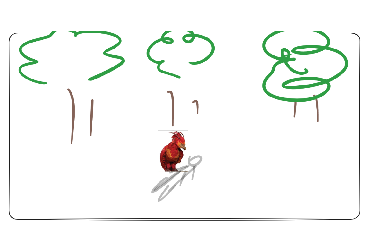

Rendered tile map (Tiled .tmx) drawn with the repository's tilesets; below, a short description and the full map source, tile grids included:
An orthogonal 23x15 tile map with 16x16 px tiles, 3 tile layers (Back, Buildings, Front), 1 hidden layer not drawn.

<map version="1.10" tiledversion="1.11.2" orientation="orthogonal" renderorder="right-down" compressionlevel="0" width="23" height="15" tilewidth="16" tileheight="16" infinite="0" nextlayerid="9" nextobjectid="4">
 <tileset firstgid="1" name="z_Suryawati85_Hogwarts" tilewidth="16" tileheight="16" tilecount="345" columns="23">
  <image source="z_Suryawati85_Hogwarts.png" width="368" height="240" />
 </tileset>
 <layer id="1" name="Back" width="23" height="15">
  <data encoding="csv">
1,2,3,4,5,6,7,8,9,10,11,12,13,14,15,16,17,18,19,20,21,22,23,
24,25,26,27,28,29,30,31,32,33,34,35,36,37,38,39,40,41,42,43,44,45,46,
47,48,49,50,51,52,53,54,55,56,57,58,59,60,61,62,63,64,65,66,67,68,69,
70,71,72,73,74,75,76,77,78,79,80,81,82,83,84,85,86,87,88,89,90,91,92,
93,94,95,96,97,98,99,100,101,102,103,104,105,106,107,108,109,110,111,112,113,114,115,
116,117,118,119,120,121,122,123,124,125,126,127,128,129,130,131,132,133,134,135,136,137,138,
139,140,141,142,143,144,145,146,147,148,149,150,151,152,153,154,155,156,157,158,159,160,161,
162,163,164,165,166,167,168,169,170,171,172,173,174,175,176,177,178,179,180,181,182,183,184,
185,186,187,188,189,190,191,192,193,194,195,196,197,198,199,200,201,202,203,204,205,206,207,
208,209,210,211,212,213,214,215,216,217,218,219,220,221,222,223,224,225,226,227,228,229,230,
231,232,233,234,235,236,237,238,239,240,241,242,243,244,245,246,247,248,249,250,251,252,253,
254,255,256,257,258,259,260,261,262,263,264,265,266,267,268,269,270,271,272,273,274,275,276,
277,278,279,280,281,282,283,284,285,286,287,288,289,290,291,292,293,294,295,296,297,298,299,
300,301,302,303,304,305,306,307,308,309,310,311,312,313,314,315,316,317,318,319,320,321,322,
323,324,325,326,327,328,329,330,331,332,333,334,335,336,337,338,339,340,341,342,343,344,345
</data>
 </layer>
 <layer id="2" name="Buildings" width="23" height="15">
  <data encoding="csv">
0,0,0,0,0,0,0,0,0,0,0,0,0,0,0,0,0,0,0,0,0,0,0,
0,0,0,0,0,0,0,0,0,0,0,0,0,0,0,0,0,0,0,0,0,0,0,
0,0,0,0,0,0,0,0,0,0,0,0,0,0,0,0,0,0,0,0,0,0,0,
0,0,0,0,0,0,0,0,0,0,0,0,0,0,0,0,0,0,0,0,0,0,0,
0,0,0,0,0,0,0,0,0,0,0,0,0,0,0,0,0,0,0,0,0,0,0,
0,0,0,0,0,0,0,0,0,0,0,0,0,0,0,0,0,0,0,0,0,0,0,
0,0,0,0,0,0,0,0,0,0,0,0,0,0,0,0,0,0,0,0,0,0,0,
0,0,0,0,0,0,0,0,0,0,0,0,0,0,0,0,0,0,0,0,0,0,0,
0,0,0,0,0,0,0,0,0,0,0,0,0,0,0,0,0,0,0,0,0,0,0,
0,0,0,0,0,0,0,0,0,0,0,0,0,0,0,0,0,0,0,0,0,0,0,
0,0,0,0,0,0,0,0,0,0,0,0,0,0,0,0,0,0,0,0,0,0,0,
0,0,0,0,0,0,0,0,0,0,0,0,0,0,0,0,0,0,0,0,0,0,0,
0,0,0,0,0,0,0,0,0,0,0,0,0,0,0,0,0,0,0,0,0,0,0,
0,0,0,0,0,0,0,0,0,0,0,0,0,0,0,0,0,0,0,0,0,0,0,
0,0,0,0,0,0,0,0,0,0,0,0,0,0,0,0,0,0,0,0,0,0,0
</data>
 </layer>
 <layer id="7" name="Buildings1" width="23" height="15" visible="0">
  <data encoding="csv">
0,0,0,0,0,0,0,0,0,0,0,0,0,0,0,0,0,0,0,0,0,0,0,
0,0,0,0,0,0,0,0,0,0,0,0,0,0,0,0,0,0,0,0,0,0,0,
0,0,0,0,0,0,0,0,0,0,0,0,0,0,0,0,0,0,0,0,0,0,0,
0,0,0,0,0,0,0,0,0,0,0,0,0,0,0,0,0,0,0,0,0,0,0,
0,0,0,0,0,0,0,0,0,0,0,0,0,0,0,0,0,0,0,0,0,0,0,
0,0,0,0,0,0,0,0,0,0,0,0,0,0,0,0,0,0,0,0,0,0,0,
0,0,0,0,0,0,0,0,0,0,0,0,0,0,0,0,0,0,0,0,0,0,0,
0,0,0,0,0,0,0,0,0,0,0,0,0,0,0,0,0,0,0,0,0,0,0,
0,0,0,0,0,0,0,0,0,0,0,0,0,0,0,0,0,0,0,0,0,0,0,
0,0,0,0,0,0,0,0,0,0,0,0,0,0,0,0,0,0,0,0,0,0,0,
0,0,0,0,0,0,0,0,0,0,0,0,0,0,0,0,0,0,0,0,0,0,0,
0,0,0,0,0,0,0,0,0,0,0,0,0,0,0,0,0,0,0,0,0,0,0,
0,0,0,0,0,0,0,0,0,0,0,0,0,0,0,0,0,0,0,0,0,0,0,
0,0,0,0,0,0,0,0,0,0,0,0,0,0,0,0,0,0,0,0,0,0,0,
0,0,0,0,0,0,0,0,0,0,0,0,0,0,0,0,0,0,0,0,0,0,0
</data>
 </layer>
 <layer id="3" name="Front" width="23" height="15">
  <data encoding="csv">
0,0,0,0,0,0,0,0,0,0,0,0,0,0,0,0,0,0,0,0,0,0,0,
0,0,0,0,0,0,0,0,0,0,0,0,0,0,0,0,0,0,0,0,0,0,0,
0,0,0,0,0,0,0,0,0,0,0,0,0,0,0,0,0,0,0,0,0,0,0,
0,0,0,0,0,0,0,0,0,0,0,0,0,0,0,0,0,0,0,0,0,0,0,
0,0,0,0,0,0,0,0,0,0,0,0,0,0,0,0,0,0,0,0,0,0,0,
0,0,0,0,0,0,0,0,0,0,0,0,0,0,0,0,0,0,0,0,0,0,0,
0,0,0,0,0,0,0,0,0,0,0,0,0,0,0,0,0,0,0,0,0,0,0,
0,0,0,0,0,0,0,0,0,0,0,0,0,0,0,0,0,0,0,0,0,0,0,
0,0,0,0,0,0,0,0,0,0,0,0,0,0,0,0,0,0,0,0,0,0,0,
0,0,0,0,0,0,0,0,0,0,0,0,0,0,0,0,0,0,0,0,0,0,0,
0,0,0,0,0,0,0,0,0,0,0,0,0,0,0,0,0,0,0,0,0,0,0,
0,0,0,0,0,0,0,0,0,0,0,0,0,0,0,0,0,0,0,0,0,0,0,
0,0,0,0,0,0,0,0,0,0,0,0,0,0,0,0,0,0,0,0,0,0,0,
0,0,0,0,0,0,0,0,0,0,0,0,0,0,0,0,0,0,0,0,0,0,0,
0,0,0,0,0,0,0,0,0,0,0,0,0,0,0,0,0,0,0,0,0,0,0
</data>
 </layer>
 <objectgroup id="4" name="Back" />
 <objectgroup id="5" name="Buildings" />
 <objectgroup id="8" name="Buildings1" />
 <objectgroup id="6" name="Front" />
</map>
